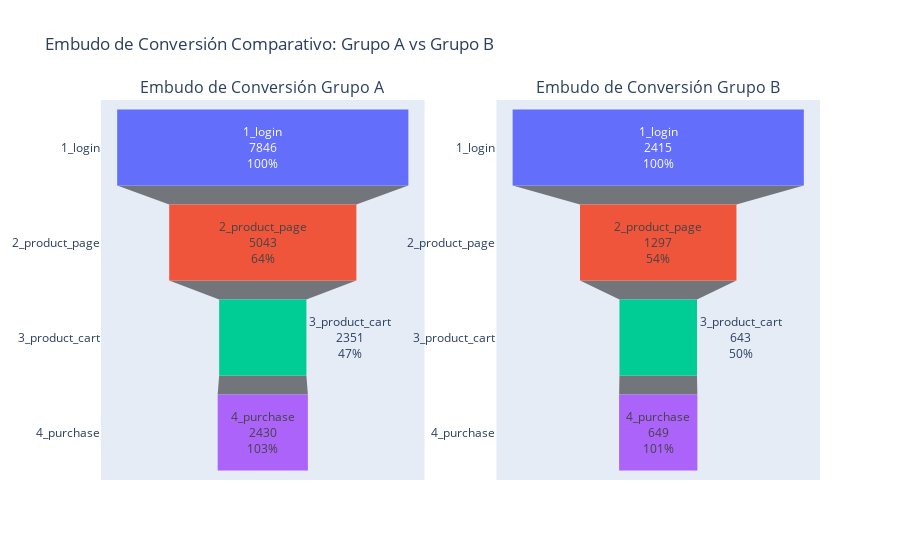

The notebook cell this image was saved under:
### Code cell
from plotly.subplots import make_subplots
import plotly.graph_objects as go

# Define los colores para cada paso del embudo
colores = ['#636EFA', '#EF553B', '#00CC96', '#AB63FA', '#FFA15A']

# Crear la figura con subplots en una sola fila
fig = make_subplots(rows=1, cols=2, subplot_titles=("Embudo de Conversión Grupo A", "Embudo de Conversión Grupo B"))

# Embudo Grupo A
fig.add_trace(
    go.Funnel(
        y=embudo_a['event_name'],
        x=embudo_a['user_id'],
        textinfo="label+value+percent previous",
        text=embudo_a['tasa_conv'],
        marker=dict(color=colores)
    ),
    row=1, col=1
)

# Embudo Grupo B
fig.add_trace(
    go.Funnel(
        y=embudo_b['event_name'],
        x=embudo_b['user_id'],
        textinfo="label+value+percent previous",
        text=embudo_b['tasa_conv'],
        marker=dict(color=colores)
    ),
    row=1, col=2
)

# Ajustes de layout para el título y el espaciado
fig.update_layout(title="Embudo de Conversión Comparativo: Grupo A vs Grupo B", showlegend=False)
fig.show()

### Figure 1 — Plotly figure (JSON) as saved in the notebook; plotly's stock layout.template omitted (floating-point values rounded to 4 significant figures)
{"data": [{"marker": {"color": ["#636EFA", "#EF553B", "#00CC96", "#AB63FA", "#FFA15A"]}, "text": [100, 64.27, 46.62, 103.4], "textinfo": "label+value+percent previous", "type": "funnel", "x": [7846, 5043, 2351, 2430], "xaxis": "x", "y": ["1_login", "2_product_page", "3_product_cart", "4_purchase"], "yaxis": "y"}, {"marker": {"color": ["#636EFA", "#EF553B", "#00CC96", "#AB63FA", "#FFA15A"]}, "text": [100, 53.71, 49.58, 100.9], "textinfo": "label+value+percent previous", "type": "funnel", "x": [2415, 1297, 643, 649], "xaxis": "x2", "y": ["1_login", "2_product_page", "3_product_cart", "4_purchase"], "yaxis": "y2"}], "layout": {"annotations": [{"font": {"size": 16}, "showarrow": false, "text": "Embudo de Conversión Grupo A", "x": 0.225, "xanchor": "center", "xref": "paper", "y": 1, "yanchor": "bottom", "yref": "paper"}, {"font": {"size": 16}, "showarrow": false, "text": "Embudo de Conversión Grupo B", "x": 0.775, "xanchor": "center", "xref": "paper", "y": 1, "yanchor": "bottom", "yref": "paper"}], "showlegend": false, "title": {"text": "Embudo de Conversión Comparativo: Grupo A vs Grupo B"}, "xaxis": {"anchor": "y", "domain": [0, 0.45]}, "xaxis2": {"anchor": "y2", "domain": [0.55, 1]}, "yaxis": {"anchor": "x", "domain": [0, 1]}, "yaxis2": {"anchor": "x2", "domain": [0, 1]}}}
